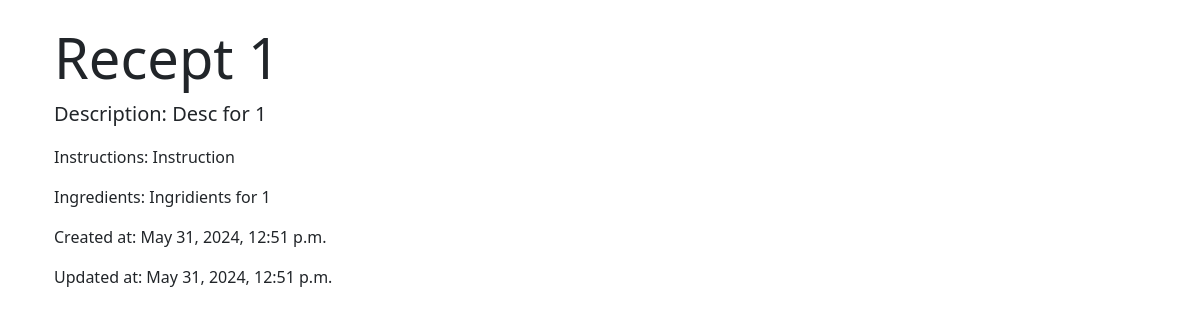
The page /recipe_detail/1/ on the database its author committed.
### recipe/models.py (models this page shows, shortened)
class Recipe(models.Model):
    id = models.AutoField(primary_key=True)  # Recipe ID (AutoField)
    title = models.CharField(max_length=255)
    description = models.TextField()
    instructions = models.TextField()
    ingredients = models.TextField()
    created_at = models.DateTimeField(auto_now_add=True)
    updated_at = models.DateTimeField(auto_now=True)
    category = models.ForeignKey(Category, on_delete=models.CASCADE, related_name='categories')

### recipe/views.py (the view)
# urls.py: path('recipe_detail/<int:id>/', views.recipe_detail, name='recipe_detail'),
def recipe_detail(request, id):
    recipe = Recipe.objects.get(id=id)
    return render(
        request,
        'recipe_detail.html',
        {
            'title': 'Home Page',
            'year': datetime.now().year,
            'recipe': recipe,
        }
    )

### recipe/templates/recipe_detail.html
{% extends 'base.html' %}
{% block content %}
  <div class="container">
    <h1 class="display-4">{{ recipe.title }}</h1>
    <p class="lead">Description: {{ recipe.description }}</p>
    <p>Instructions: {{ recipe.instructions }}</p>
    <p>Ingredients: {{ recipe.ingredients }}</p>
    <p>Created at: {{ recipe.created_at }}</p>
    <p>Updated at: {{ recipe.updated_at }}</p>
  </div>
{% endblock %}

### rows shown on the page
Recipe: title "Recept 1", description "Desc for 1", instructions "Instruction", ingredients "Ingridients for 1", created_at "May 31, 2024, 12:51 p.m.", updated_at "May 31, 2024, 12:51 p.m."
